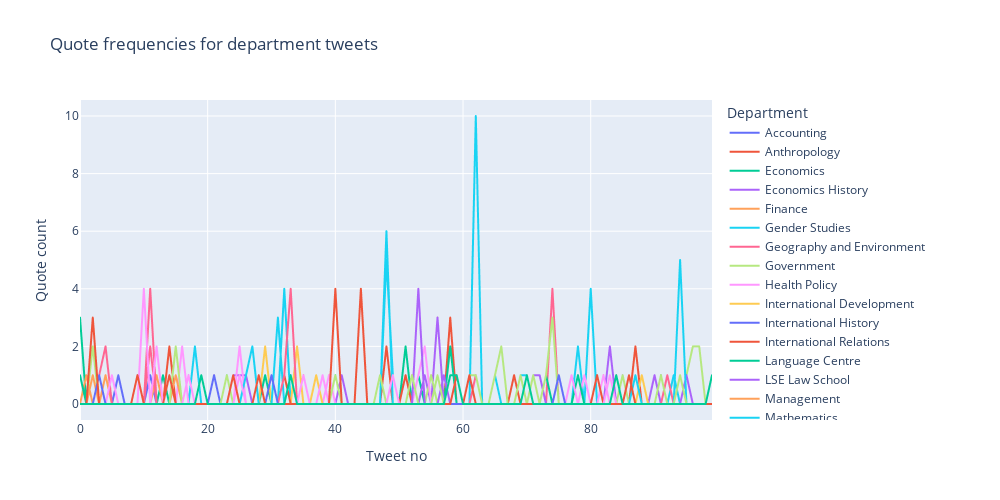

Source (notebook cell):
### Code cell
px.line(tweets_stats, x = 'Tweet no', y = 'Quote count', hover_name = 'Department', 
        color = 'Department', width = 1000, height = 500,
       title = 'Quote frequencies for department tweets')
